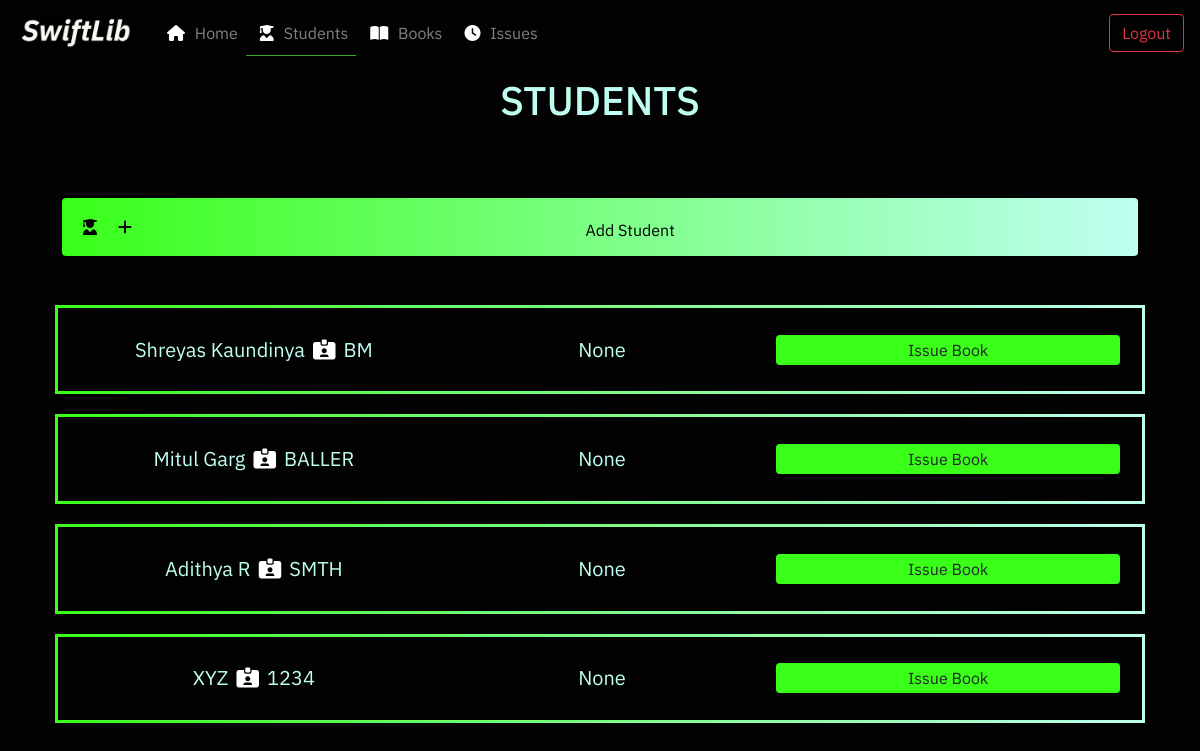
The app's page /students/, older data.
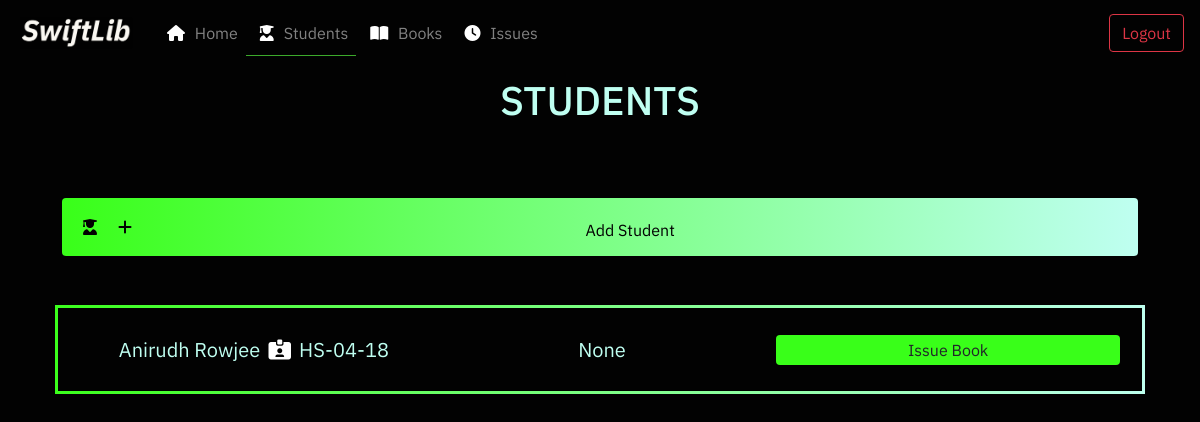
The same page, newer data.
### students/models.py (models this page shows, shortened)
class Student(models.Model):
    name = models.CharField(max_length=100)
    book_issued = models.ForeignKey('books.Book', null=True, on_delete=models.DO_NOTHING)
    pid = models.CharField(max_length=20, unique=True)

### students/views.py (the view)
# urls.py: path('', views.home, name='books-home'),
def home(request):
    if request.method == 'POST':
        pass
    else:
        students = Student.objects.all()
        context = {
            'students': students,
        }
        return render(request, 'students/students.html', context)

### students/templates/students/students.html (shortened to what this page needs)
{% extends 'base.html' %}
{% block activestudents %} active-menu-item {% endblock %}
{% block content %}
        <div class='container'>
            <div class='header mx-auto'>
                <h1 class='pageheader-text'> STUDENTS </h1>
            </div>
            <br>
            <div class='header mx-auto'>
                <div class="row">
                    <div class="btn-div col-sm">
                        <button class='btn qa-button exception-button' data-toggle="modal" data-target="#addstudentmodal">
                            <i class="fas fa-user-graduate stdicon qa-button-icon"></i><i class="fas fa-plus stdicon qa-button-icon"></i>
                            <div class='header'> Add Student </div>
                        </button>
                    </div>
                </div>
            </div>
            {% for student in students %}
            <div class='mx-auto header'>
                <div class='std-info-mini row mx-auto container'>
                    <p class='student-name col-sm my-auto'  data-toggle="modal" data-target="#{{student.pid}}info"> {{ student.name}} <i class="fas fa-id-card-alt stdicon whiteicon"></i> {{ student.pid }} </p>
                    <p class='student-name col-sm my-auto'> {{ student.book_issued }} </p>
                    <button class='btn student-info-small-button col-sm my-auto'> Issue Book </button>
                </div>
            </div>
            {% endfor %}
        </div>
{% endblock %}

### swiftlib/templates/base.html (shortened to what this page needs)
<!DOCTYPE HTML>
{% load static %}
<html>
    <head>
        <link rel="stylesheet" href="https://stackpath.bootstrapcdn.com/bootstrap/4.3.1/css/bootstrap.min.css">
        <link rel="stylesheet" href='{% static "assets/style.css" %}'>
    </head>
    <body>
        <nav id='mainnav' class="navbar navbar-expand-lg navbar-dark">
                <a class="navbar-brand" href="#" id='logo-text'>
                    <img class='logo-img img-fluid' src=' {% static 'assets/logotext-w-trans.png' %}'>
                </a>
                <div class="collapse navbar-collapse" id="navbarSupportedContent">
                    <ul class="navbar-nav mr-auto">
                        <li class="{% block activehome %}{%endblock%} nav-item nav-pill">
                            <a class="nav-link" href="#"> <i class="fas fa-home std-icon"></i> Home </a>
                        </li>
                        <li class="{% block activestudents %}{% endblock %} nav-item nav-pill">
                            <a class="nav-link" href="{% url 'students_home' %}"><i class="fas fa-user-graduate std-icon"></i>  Students </a>
                        </li>
                        <li class="{% block activebooks %} {% endblock %} nav-item nav-pill">
                            <a class="nav-link" href="{% url 'books-home' %}"> <i class="fas fa-book-open std-icon"></i>  Books </a>
                        </li>
                        <li class="{% block activeissues %} {% endblock %}nav-item nav-pill">
                            <a class="nav-link" href="{% url 'issues-home' %}"> <i class="fas fa-clock std-icon"></i>  Issues </a>
                        </li>
                    </ul>
            <form class="form-inline my-2 my-lg-0">
                <button class="btn btn-outline-danger my-2 my-sm-0" type="submit">Logout</button>
            </form>
            </div>
        </nav>
        {% block content %}
        {% endblock %}
    </body>
</html>

### static/assets/style.css (style rules this page uses)
html { height: 100%; background-color: #020202; }
body { font-family: 'IBM Plex Sans'; background-color: transparent; }
.whiteicon { color:white; }
#mainnav { background-color: #020202; color: white; position: sticky; padding: none; }
#logo-text { font-family: 'IBM Plex Sans'; }
.logo-img { height: 40px; }
.std-icon { padding: 0.5vw; color: white; }
.active-menu-item { border: none; border-bottom: 1px solid #3caa2b; }
.nav-pill { padding: none; }
.header { text-align: center; padding: 10px; }
.pageheader-text { color: #bffff1; }
.qa-button { background-image: linear-gradient(to right, #39ff19, #bffff1); width: 100%; color: #020202; padding: 10px; border: none; }
.qa-button-icon { float: left; color: #020202; }
.stdicon { padding: 1%; }
.btn-div { padding: 2%; }
.student-name { font-family: 'IBM Plex Sans'; padding: 2px; color: #bffff1; padding: 5px; }
.std-info-mini { margin-left: auto; width: 100%; border: 3px solid; border-image-source: linear-gradient(to right,#39ff19, #bffff1); border-image-slice: 2%; padding: 2%; }
.student-info-small-button { padding: 2px; width: 100%; background-color: #39ff19; }
.exception-button { height: 90%; }

Row changes from the older to the newer data that the page shows:
removed Student: name "Shreyas Kaundinya", pid "BM", book_issued "None"
removed Student: name "Mitul Garg", pid "BALLER", book_issued "None"
removed Student: name "Adithya R", pid "SMTH", book_issued "None"
removed Student: name "XYZ", pid "1234", book_issued "None"
added Student: name "Anirudh Rowjee", pid "HS-04-18", book_issued "None"
